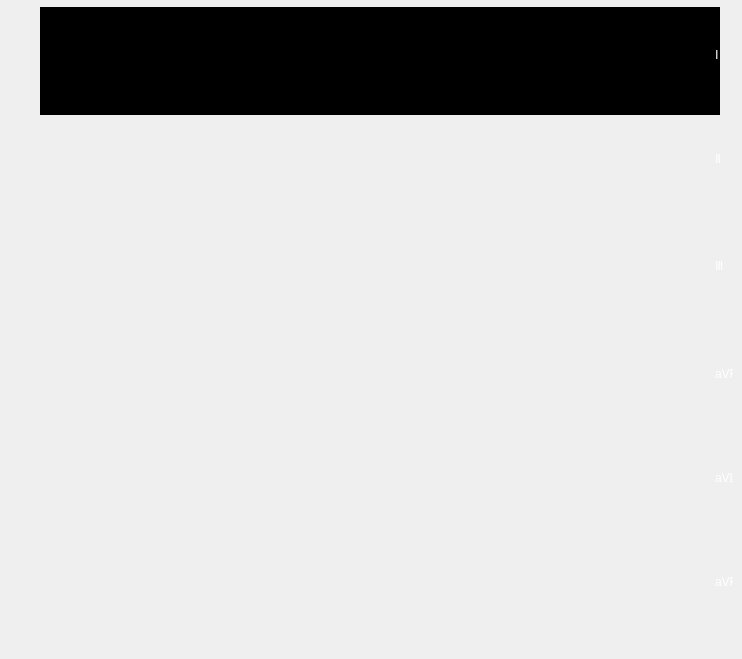
   <widget class="QWidget" name="TabSheet2">
    <attribute name="title">
     <string>TabSheet2</string>
    </attribute>
    <widget class="QCustomPlot" name="PB0" native="true">
     <property name="geometry">
      <rect>
       <x>40</x>
       <y>7</y>
       <width>680</width>
       <height>108</height>
      </rect>
     </property>
     <property name="styleSheet">
      <string notr="true">background-color: rgb(0, 0, 0);
color: rgb(0, 255, 0);</string>
     </property>
    </widget>
    <widget class="QLabel" name="label_28">
     <property name="geometry">
      <rect>
       <x>715</x>
       <y>48</y>
       <width>18</width>
       <height>12</height>
      </rect>
     </property>
     <property name="styleSheet">
      <string notr="true">color: rgb(255, 255, 255);</string>
     </property>
     <property name="text">
      <string>Ⅰ</string>
     </property>
    </widget>
    <widget class="QCustomPlot" name="PB1" native="true">
     <property name="geometry">
      <rect>
       <x>40</x>
       <y>114</y>
       <width>680</width>
       <height>108</height>
      </rect>
     </property>
    </widget>
    <widget class="QCustomPlot" name="PB2" native="true">
     <property name="geometry">
      <rect>
       <x>40</x>
       <y>221</y>
       <width>680</width>
       <height>108</height>
      </rect>
     </property>
    </widget>
    <widget class="QCustomPlot" name="PB3" native="true">
     <property name="geometry">
      <rect>
       <x>40</x>
       <y>328</y>
       <width>680</width>
       <height>108</height>
      </rect>
     </property>
    </widget>
    <widget class="QCustomPlot" name="PB4" native="true">
     <property name="geometry">
      <rect>
       <x>40</x>
       <y>435</y>
       <width>680</width>
       <height>108</height>
      </rect>
     </property>
    </widget>
    <widget class="QCustomPlot" name="PB5" native="true">
     <property name="geometry">
      <rect>
       <x>40</x>
       <y>542</y>
       <width>680</width>
       <height>108</height>
      </rect>
     </property>
    </widget>
    <widget class="QLabel" name="label_29">
     <property name="geometry">
      <rect>
       <x>715</x>
       <y>152</y>
       <width>18</width>
       <height>12</height>
      </rect>
     </property>
     <property name="styleSheet">
      <string notr="true">color: rgb(255, 255, 255);</string>
     </property>
     <property name="text">
      <string>Ⅱ</string>
     </property>
    </widget>
    <widget class="QLabel" name="label_30">
     <property name="geometry">
      <rect>
       <x>715</x>
       <y>259</y>
       <width>18</width>
       <height>12</height>
      </rect>
     </property>
     <property name="styleSheet">
      <string notr="true">color: rgb(255, 255, 255);</string>
     </property>
     <property name="text">
      <string>Ⅲ</string>
     </property>
    </widget>
    <widget class="QLabel" name="label_31">
     <property name="geometry">
      <rect>
       <x>715</x>
       <y>368</y>
       <width>18</width>
       <height>12</height>
      </rect>
     </property>
     <property name="styleSheet">
      <string notr="true">color: rgb(255, 255, 255);</string>
     </property>
     <property name="text">
      <string>aVR</string>
     </property>
    </widget>
    <widget class="QLabel" name="label_32">
     <property name="geometry">
      <rect>
       <x>715</x>
       <y>472</y>
       <width>18</width>
       <height>12</height>
      </rect>
     </property>
     <property name="styleSheet">
      <string notr="true">color: rgb(255, 255, 255);</string>
     </property>
     <property name="text">
      <string>aVL</string>
     </property>
    </widget>
    <widget class="QLabel" name="label_33">
     <property name="geometry">
      <rect>
       <x>715</x>
       <y>576</y>
       <width>18</width>
       <height>12</height>
      </rect>
     </property>
     <property name="styleSheet">
      <string notr="true">color: rgb(255, 255, 255);</string>
     </property>
     <property name="text">
      <string>aVF</string>
     </property>
    </widget>
   </widget>
